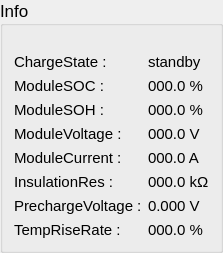
               <widget class="QGroupBox" name="m_info">
                <property name="font">
                 <font>
                  <pointsize>13</pointsize>
                 </font>
                </property>
                <property name="title">
                 <string>Info</string>
                </property>
                <layout class="QVBoxLayout" name="verticalLayout_13">
                 <property name="topMargin">
                  <number>27</number>
                 </property>
                 <item>
                  <layout class="QFormLayout" name="formLayout_19">
                   <property name="labelAlignment">
                    <set>Qt::AlignLeading|Qt::AlignLeft|Qt::AlignVCenter</set>
                   </property>
                   <item row="0" column="0">
                    <widget class="QLabel" name="label_34">
                     <property name="font">
                      <font>
                       <pointsize>11</pointsize>
                      </font>
                     </property>
                     <property name="text">
                      <string>ChargeState :</string>
                     </property>
                    </widget>
                   </item>
                   <item row="1" column="0">
                    <widget class="QLabel" name="label_38">
                     <property name="font">
                      <font>
                       <pointsize>11</pointsize>
                      </font>
                     </property>
                     <property name="text">
                      <string>ModuleSOC :</string>
                     </property>
                    </widget>
                   </item>
                   <item row="3" column="0">
                    <widget class="QLabel" name="label_43">
                     <property name="font">
                      <font>
                       <pointsize>11</pointsize>
                      </font>
                     </property>
                     <property name="text">
                      <string>ModuleVoltage :</string>
                     </property>
                    </widget>
                   </item>
                   <item row="4" column="0">
                    <widget class="QLabel" name="label_45">
                     <property name="font">
                      <font>
                       <pointsize>11</pointsize>
                      </font>
                     </property>
                     <property name="text">
                      <string>ModuleCurrent :</string>
                     </property>
                    </widget>
                   </item>
                   <item row="0" column="1">
                    <widget class="QLabel" name="m_state">
                     <property name="font">
                      <font>
                       <pointsize>11</pointsize>
                      </font>
                     </property>
                     <property name="text">
                      <string notr="true">standby</string>
                     </property>
                    </widget>
                   </item>
                   <item row="1" column="1">
                    <widget class="QLabel" name="m_soc">
                     <property name="font">
                      <font>
                       <pointsize>11</pointsize>
                      </font>
                     </property>
                     <property name="text">
                      <string notr="true">000.0 %</string>
                     </property>
                    </widget>
                   </item>
                   <item row="3" column="1">
                    <widget class="QLabel" name="m_voltage">
                     <property name="font">
                      <font>
                       <pointsize>11</pointsize>
                      </font>
                     </property>
                     <property name="text">
                      <string notr="true">000.0 V</string>
                     </property>
                    </widget>
                   </item>
                   <item row="4" column="1">
                    <widget class="QLabel" name="m_current">
                     <property name="font">
                      <font>
                       <pointsize>11</pointsize>
                      </font>
                     </property>
                     <property name="text">
                      <string notr="true">000.0 A</string>
                     </property>
                    </widget>
                   </item>
                   <item row="5" column="1">
                    <widget class="QLabel" name="m_ir">
                     <property name="font">
                      <font>
                       <pointsize>11</pointsize>
                      </font>
                     </property>
                     <property name="text">
                      <string notr="true">000.0 kΩ</string>
                     </property>
                    </widget>
                   </item>
                   <item row="6" column="1">
                    <widget class="QLabel" name="m_prechargevoltage">
                     <property name="font">
                      <font>
                       <pointsize>11</pointsize>
                      </font>
                     </property>
                     <property name="text">
                      <string notr="true">0.000 V</string>
                     </property>
                    </widget>
                   </item>
                   <item row="5" column="0">
                    <widget class="QLabel" name="label_46">
                     <property name="font">
                      <font>
                       <pointsize>11</pointsize>
                      </font>
                     </property>
                     <property name="text">
                      <string>InsulationRes :</string>
                     </property>
                    </widget>
                   </item>
                   <item row="6" column="0">
                    <widget class="QLabel" name="label_4">
                     <property name="font">
                      <font>
                       <pointsize>11</pointsize>
                      </font>
                     </property>
                     <property name="text">
                      <string>PrechargeVoltage :</string>
                     </property>
                    </widget>
                   </item>
                   <item row="2" column="0">
                    <widget class="QLabel" name="label_39">
                     <property name="font">
                      <font>
                       <pointsize>11</pointsize>
                      </font>
                     </property>
                     <property name="text">
                      <string>ModuleSOH :</string>
                     </property>
                    </widget>
                   </item>
                   <item row="2" column="1">
                    <widget class="QLabel" name="m_soh">
                     <property name="font">
                      <font>
                       <pointsize>11</pointsize>
                      </font>
                     </property>
                     <property name="text">
                      <string notr="true">000.0 %</string>
                     </property>
                    </widget>
                   </item>
                   <item row="7" column="0">
                    <widget class="QLabel" name="label_52">
                     <property name="font">
                      <font>
                       <pointsize>11</pointsize>
                      </font>
                     </property>
                     <property name="text">
                      <string>TempRiseRate :</string>
                     </property>
                    </widget>
                   </item>
                   <item row="7" column="1">
                    <widget class="QLabel" name="m_tempriserate">
                     <property name="font">
                      <font>
                       <pointsize>11</pointsize>
                      </font>
                     </property>
                     <property name="text">
                      <string notr="true">000.0 %</string>
                     </property>
                    </widget>
                   </item>
                  </layout>
                 </item>
                </layout>
               </widget>
